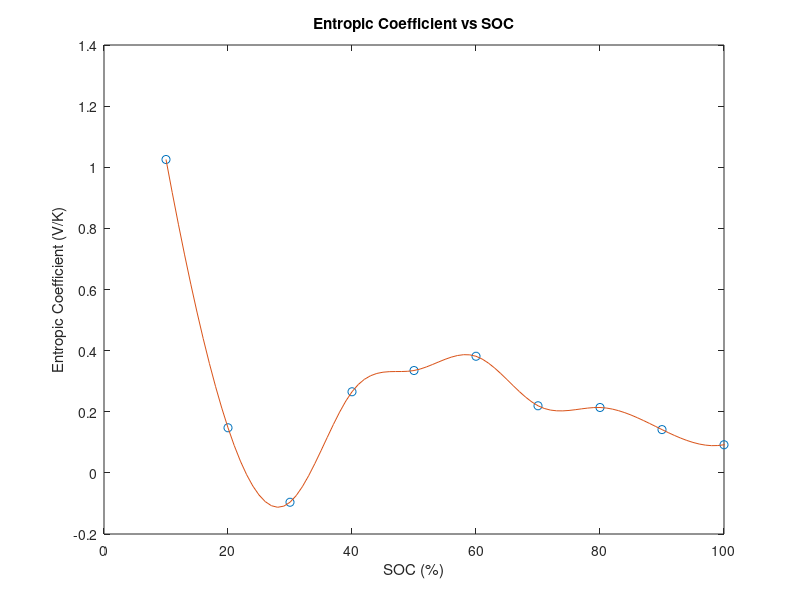

Recreate this plot in MATLAB. (Note: this script raises an error after producing the figure.)
% radial_thermalconductivity = 2.21 % W/m*K
% axial_thermalconductivity = 20.61 % W/m*K
% density = 2682 % kg/m^3
% specificheatcapacity = 1360 % J/kg*K
% emissivity = 0.24
% 
% alum_3003_thermalconductivity = 193 % W/m*K

%entropic heat coefficient
% 313K = 40 C, 303K = 30 C, 298K = 25 C

% coefficients using method of average OCV but OCV changes with time after
% pulse, data looks wrong

% time = [];
% voltage313 = [];
% voltage303 = [];
% voltage298 = [];
% 
% pulsedata313 = xlsread("FE11_HPPC_313_DataOnly.xlsx");
% for i = 1:length(pulsedata313)
%     voltage313(i,1) = pulsedata313(i,2);
% end
% 
% pulse100_313 = mean(voltage313(92:110));
% pulse90_313 = mean(voltage313(175:205));
% pulse80_313 = mean(voltage313(270:300));
% pulse70_313 = mean(voltage313(365:395));
% pulse60_313 = mean(voltage313(460:490));
% pulse50_313 = mean(voltage313(555:585));
% pulse40_313 = mean(voltage313(650:680));
% pulse30_313 = mean(voltage313(745:775));
% pulse20_313 = mean(voltage313(841:870));
% pulse10_313 = mean(voltage313(935:965));
% 
% pulsedata303 = xlsread("FE11_HPPC_303_DataOnly.xlsx");
% for i = 1:length(pulsedata303)
%     voltage303(i,1) = pulsedata303(i,2);
% end
% 
% pulse100_303 = mean(voltage303(87:114));
% pulse90_303 = mean(voltage303(184:209));
% pulse80_303 = mean(voltage303(277:304));
% pulse70_303 = mean(voltage303(369:399));
% pulse60_303 = mean(voltage303(464:494));
% pulse50_303 = mean(voltage303(559:589));
% pulse40_303 = mean(voltage303(654:684));
% pulse30_303 = mean(voltage303(749:779));
% pulse20_303 = mean(voltage303(844:874));
% pulse10_303 = mean(voltage303(944:969));
% 
% pulsedata298 = xlsread("FE11_HPPC_298_DataOnly.xlsx");
% for i = 1:length(pulsedata298)
%     voltage298(i,1) = pulsedata298(i,2);
% end
% 
% pulse100_298 = mean(voltage298(87:117));
% pulse90_298 = mean(voltage298(182:212));
% pulse80_298 = mean(voltage298(279:307));
% pulse70_298 = mean(voltage298(373:402));
% pulse60_298 = mean(voltage298(467:497));
% pulse50_298 = mean(voltage298(562:592));
% pulse40_298 = mean(voltage298(658:687));
% pulse30_298 = mean(voltage298(752:782));
% pulse20_298 = mean(voltage298(847:877));
% pulse10_298 = mean(voltage298(942:972));
% 
% temp = [298, 303, 313];
% pulse100 = [pulse100_298,pulse100_303,pulse100_313];
% pulse90 = [pulse90_298,pulse90_303,pulse90_313];
% pulse80 = [pulse80_298,pulse80_303,pulse80_313];
% pulse70 = [pulse70_298,pulse70_303,pulse70_313];
% pulse60 = [pulse60_298,pulse60_303,pulse60_313];
% pulse50 = [pulse50_298,pulse50_303,pulse50_313];
% pulse40 = [pulse40_298,pulse40_303,pulse40_313];
% pulse30 = [pulse30_298,pulse30_303,pulse30_313];
% pulse20 = [pulse20_298,pulse20_303,pulse20_313];
% pulse10 = [pulse10_298,pulse10_303,pulse10_313];
% 
% 
% figure
% subplot(2,5,1)
% P = polyfit(temp,pulse100,1);
% xfit = linspace(298,313,100);
% yfit100 = polyval(P,xfit);
% plot(temp,pulse100,'r');
% title('100% SOC')
% slope100 = P(1);
% 
% subplot(2,5,2)
% P = polyfit(temp,pulse90,1);
% yfit90 = polyval(P,xfit);
% plot(temp,pulse90,'r-');
% title('90% SOC')
% slope90 = P(1);
% 
% subplot(2,5,3)
% P = polyfit(temp,pulse80,1);
% yfit80 = polyval(P,xfit);
% plot(temp,pulse80,'r-');
% title('80% SOC')
% slope80 = P(1);
% 
% subplot(2,5,4)
% P = polyfit(temp,pulse70,1);
% yfit70 = polyval(P,xfit);
% plot(temp,pulse70,'r-');
% title('70% SOC')
% slope70 = P(1);
% 
% subplot(2,5,5)
% P = polyfit(temp,pulse60,1);
% yfit60 = polyval(P,xfit);
% plot(temp,pulse60,'r-');
% title('60% SOC')
% slope60 = P(1);
% 
% subplot(2,5,6)
% P = polyfit(temp,pulse50,1);
% yfit50 = polyval(P,xfit);
% plot(temp,pulse50,'r-');
% title('50% SOC')
% slope50 = P(1);
% 
% subplot(2,5,7)
% P = polyfit(temp,pulse40,1);
% yfit40 = polyval(P,xfit);
% plot(temp,pulse40,'r-');
% title('40% SOC')
% slope40 = P(1);
% 
% subplot(2,5,8)
% P = polyfit(temp,pulse30,1);
% yfit30 = polyval(P,xfit);
% plot(temp,pulse30,'r-');
% title('30% SOC')
% slope30 = P(1);
% 
% subplot(2,5,9)
% P = polyfit(temp,pulse20,1);
% yfit20 = polyval(P,xfit);
% plot(temp,pulse20,'r-');
% title('20% SOC')
% slope20 = P(1);
% 
% subplot(2,5,10)
% P = polyfit(temp,pulse10,1);
% yfit10 = polyval(P,xfit);
% plot(temp,pulse10,'r-');
% title('10% SOC')
% slope10 = P(1);
% 
% 
% figure
% subplot(2,5,1)
% plot(xfit,yfit100,'b-');
% title('100% SOC')
% subplot(2,5,2)
% plot(xfit,yfit90,'b-');
% title('90% SOC')
% subplot(2,5,3)
% plot(xfit,yfit80,'b-');
% title('80% SOC')
% subplot(2,5,4)
% plot(xfit,yfit70,'b-');
% title('70% SOC')
% subplot(2,5,5)
% plot(xfit,yfit60,'b-');
% title('60% SOC')
% subplot(2,5,6)
% plot(xfit,yfit50,'b-');
% title('50% SOC')
% subplot(2,5,7)
% plot(xfit,yfit40,'b-');
% title('40% SOC')
% subplot(2,5,8)
% plot(xfit,yfit30,'b-');
% title('30% SOC')
% subplot(2,5,9)
% plot(xfit,yfit20,'b-');
% title('20% SOC')
% subplot(2,5,10)
% plot(xfit,yfit10,'b-');
% title('10% SOC')
% 
% % format long
% % P100 = polyfit(xfit,yfit100,1);
% % P90 = polyfit(xfit,yfit90,1);
% % P80 = polyfit(xfit,yfit80,1);
% % P70 = polyfit(xfit,yfit70,1);
% % P60 = polyfit(xfit,yfit60,1);
% % P50 = polyfit(xfit,yfit50,1);
% % P40 = polyfit(xfit,yfit40,1);
% % P30 = polyfit(xfit,yfit30,1);
% % P20 = polyfit(xfit,yfit20,1);
% % P10 = polyfit(xfit,yfit10,1);
% 
% cumulative = [slope10,slope20,slope30,slope40,slope50,slope60,slope70,slope80,slope90,slope100];
% x = linspace(10,100,10);
% figure
% plot(x,cumulative,'r-');
% 
% xfit = linspace(10,101,92);
% pp = spline(x,cumulative);
% interpolated = fnval(pp,xfit);
% plot(x,cumulative,'o',xfit,interpolated);
% xlim([0,100]);
% ylabel('Entropic Coefficient (V/K)');
% xlabel('SOC (%)');
% title('Entropic Coefficient vs SOC');



%see spreadsheet "FE12_P42A_EntropicCoefficient_notavgOCV for full data for
%code below 

coefficients = [1.025390625, 0.147601536, -0.096130371,0.265421186, 0.334903172,0.381578718, 0.219563075, 0.213922773, 0.14163426, 0.092015948];
% mV/K
% 
figure
x = linspace(10,100,10);
xfit = linspace(10,101,92);
pp = spline(x,coefficients);
interpolated = fnval(pp,xfit);
plot(x,coefficients,'o',xfit,interpolated);
xlim([0,100]);
ylabel('Entropic Coefficient (V/K)');
xlabel('SOC (%)');
title('Entropic Coefficient vs SOC');

coeffdata = [];
for i = 1:91
    coeffdata(i+9,1) = round(xfit(1,i),0);
    coeffdata(i+9,2) = interpolated(1,i);
end

fulldata = xlsread("FE11 Endurance Full Data V2.xlsx");
revheat = zeros(length(fulldata), 1);
soc_temporary = fulldata(:,7);
j = 0;

new_current = zeros(length(fulldata), 1);
new_temp = zeros(length(fulldata), 1);
current_temporary = fulldata(:,3);
temp_temporary = fulldata(:,4);

for i = 1:2:length(current_temporary)
    if i < 9238
        new_current(i,1) = current_temporary(i) + current_temporary(i+1);
        new_temp(i,1) = (temp_temporary(i) + temp_temporary(i+1))/2;
    end
end

for i = 1:length(fulldata)
    value = soc_temporary(i);
    value = int64(value);
    if value == 0
        continue;
    end
    if value > 100
        continue;
    end
    if value == coeffdata(value,1) 
        revheat_pack(i,1) = new_current(i,1) * fulldata(i,4) * (coeffdata(value,2)/1000);
        revheat_cell(i,1) = new_current(i,1)/4 * new_temp(i,1) * (coeffdata(value,2)/1000); %current*temp*dOCV/dT, 
        % current divided by 4 to get the reversible heat of one cell

        revheat_pack(i,1) = revheat_pack(i,1);
        revheat_cell(i,1) = revheat_cell(i,1);
    end
end


revheat_time = [];
for i = 1:length(revheat_cell)
    revheat_time(i,1) = fulldata(i,1);
    revheat_time(i,2) = revheat_cell(i,1);
end

% bms = out.BMS_discrepency;
% plot(bms);
% bms_error = sum(bms)/26200; %average error, but there is a big outlier,
% 2.3507, I estimate error to be around 4 degC


